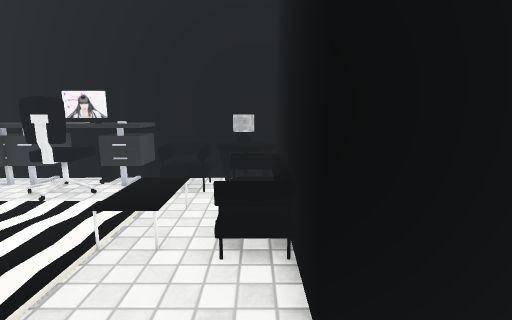
[1] (above)

12 first-person views from a walk through a scene from a Unity 3-D project. The camera is 1.3 m above the floor, tilts 10° down and sees 85° across. Doors are open. The floor is counted in squares, 0.5 m on a side. Each view is taken from the middle of a square. On the plan, view 1 faces up. The plan holds only what a view shows up to about 19 squares ahead; the rest is blank. The place goes on beyond the plan. The player character is not drawn. Some surface patterns are stand-ins.

[2]
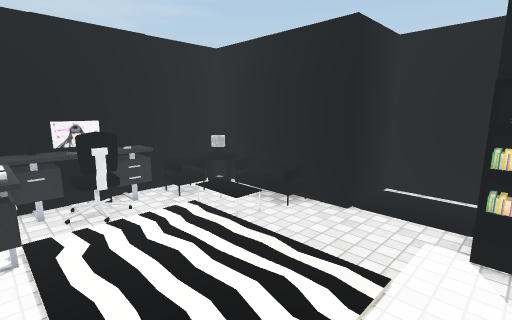

[3]
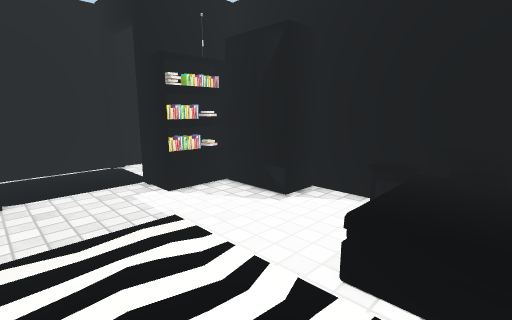

[4]
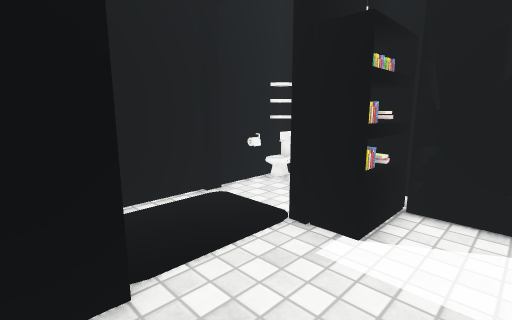

[5]
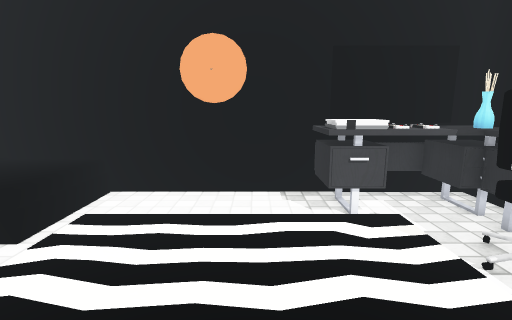

[6]
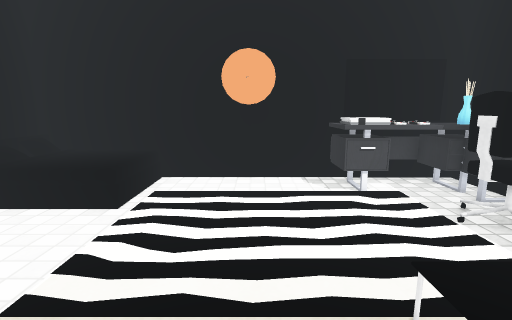

[7]
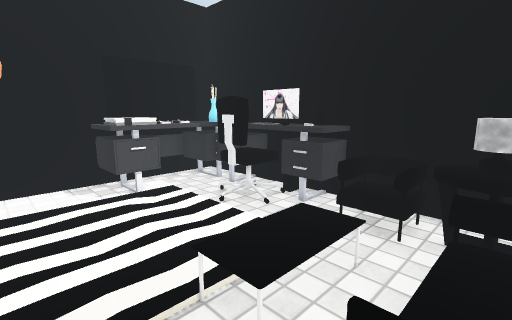

[8]
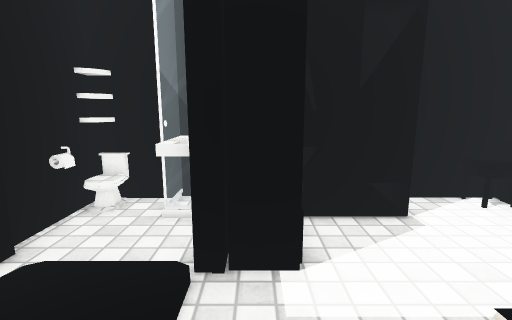

[9]
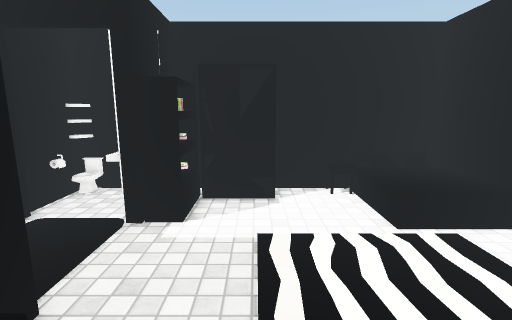

[10]
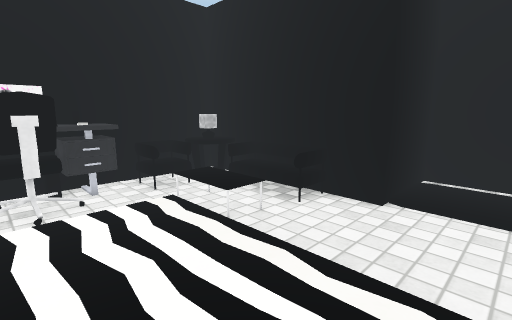

[11]
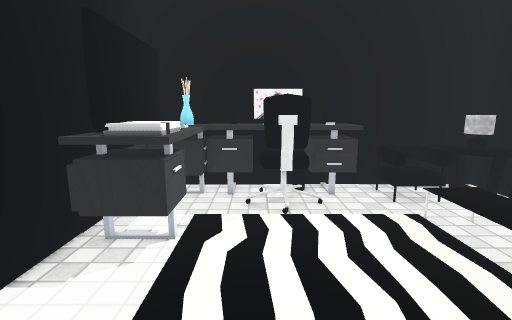

[12]
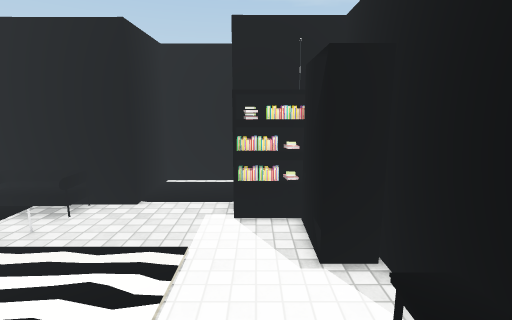

### Floor plan
Key: @ floor where view 1 was taken; # wall or solid block; . main floor; : floor 0.5 m higher than the main floor; / step, stairs or slope; D open door; = window, fence, low wall or low ledge; v drop or lower ground; O other object.
Columns run from 11 left of view 1 to 5 right of it. Each row starts with its distance up from view 1.
 11 ###OOOO######
 10 #OOOOOOOvvvO#
  9 #OOOOOOOOOOO#
  8 #OOOOO....OO#
  7 #OOO    //.=#
  6 #OOO    //.=#
  5 #..     //OO#
  4 #..     ...O#
  3 #..     ....#####
  2 #..     ....OOOO#
  1 #.. .   ....OOOO#
  0 #..........@OOOO#
 -1 #:::/.....OODOOO#
 -2 #:: /.....OOOODD#
 -3 #   /.....OOOO.OO
 -4 O   OO.OOOOO =.=#
 -5 #####O###########

Positions as (right, up) in squares from view 1, and headings:
1: (0, 0), facing up
2: (-9, -2), facing up-right
3: (-9, 3), facing down-right
4: (-3, 4), facing down-right
5: (-2, 4), facing left
6: (0, 3), facing left
7: (0, 3), facing up-left
8: (0, 3), facing down
9: (-3, 7), facing down
10: (-7, 0), facing up-right
11: (-7, 1), facing up
12: (-10, -2), facing right
